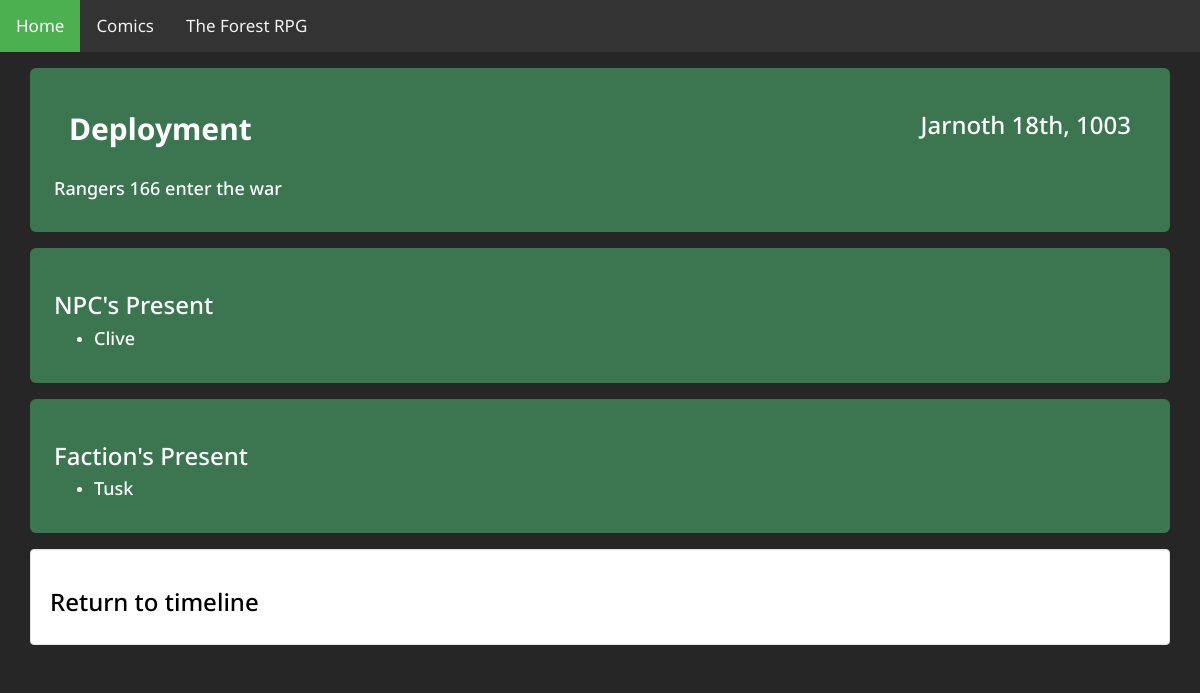
/rpg/group/3/event/3, run on the app's committed database.
### stats/models.py (models this page shows, shortened)
class Group_Event(models.Model):
	EID = models.ForeignKey(Event, on_delete=models.CASCADE)
	GID = models.ForeignKey(Group, on_delete=models.CASCADE)
	GC_DisplayOrder = models.IntegerField(default=-1)
	GC_notes = models.CharField(max_length=2000,blank=True, null=True)
	class Meta:
		unique_together = (('EID', 'GID'),)

class Event(models.Model):
	EID =  models.AutoField(primary_key=True)
	Name =  models.CharField(max_length=200)
	Details =  models.CharField(max_length=2000)
	InUniverseDate =  models.CharField(max_length=100)
	GC_date =  models.DateTimeField(default= datetime.now)
	GC_notes = models.CharField(max_length=2000,blank=True, null=True)

class NPC_Disposition(models.Model):
	NID = models.ForeignKey(NPC, on_delete=models.CASCADE)
	GID = models.ForeignKey(Group, on_delete=models.CASCADE)
	Disposition = models.IntegerField(default=0)
	Details = models.CharField(max_length=2000,blank=True, null=True)
	EmogiOverride = models.CharField(max_length=5,blank=True, null=True)
	GC_notes = models.CharField(max_length=2000,blank=True, null=True)
	class Meta:
		unique_together = ('NID', 'GID')
		verbose_name = 'NPC_Disposition'
		verbose_name_plural = 'NPC_Dispositions'

class NPC(models.Model):
	NID = models.AutoField(primary_key=True)
	Name =  models.CharField(max_length=200)
	Image  =  models.CharField(max_length=200, blank=True, null=True)
	Alive = models.BooleanField(default = True)
	Status = models.ForeignKey(Status, on_delete=models.CASCADE)
	FID = models.ForeignKey(Faction, on_delete=models.CASCADE)
	Appearance  =  models.CharField(max_length=2000)
	Details =  models.CharField(max_length=2000,blank=True, null=True)
	GC_notes = models.CharField(max_length=2000,blank=True, null=True)
	class Meta:
		verbose_name = 'NPC'
		verbose_name_plural = 'NPCs'

class Faction_Event(models.Model):
	EID = models.ForeignKey(Event, on_delete=models.CASCADE)
	FID = models.ForeignKey(Faction, on_delete=models.CASCADE)
	GC_notes = models.CharField(max_length=2000,blank=True, null=True)
	class Meta:
		unique_together = (('EID', 'FID'),)

class Faction(models.Model):
	FID = models.AutoField(primary_key=True)
	Name =  models.CharField(max_length=200)
	Image  =  models.CharField(max_length=200, blank=True, null=True)
	Details =  models.CharField(max_length=2000,blank=True, null=True)
	GC_notes = models.CharField(max_length=2000,blank=True, null=True)

### stats/views.py (the view)
# urls.py: path('group/<int:GIDin>/event/<int:EIDin>', views.EventPage, name = 'Eventpage'),
def EventPage(request, GIDin,EIDin):
	if CanViewGroup(request,GIDin):
		theGroup = get_object_or_404(Group,GID = GIDin)
		Event = get_object_or_404(Group_Event,GID = GIDin, EID = EIDin)
		NPCEvent = NPC_Event.objects.filter(EID = EIDin).order_by('NID__Name')
		NPCList = NPC_Disposition.objects.filter(GID = GIDin,NID__in = set(NPCEvent.values_list('NID', flat=True))).order_by('NID__Name')
		FactionList = Faction_Event.objects.filter(EID = EIDin).order_by('FID__Name')
		return render(request, 'stats/event.html', {'Group':theGroup,'event':Event,'NPCList':NPCList,'FactionList':FactionList})
	else:
		return HttpResponseRedirect(reverse('index'))

### stats/views.py (called while the page is built)
def CanViewGroup(request,GIDin):
	userHasGroup = False
	publicGroups = public_Group.objects.filter(GID = GIDin).first()
	if publicGroups != None:
		userHasGroup = publicGroups.IsPublic
	if not userHasGroup:
		userHasGroup = isGameCommander(request, GIDin)
	if not userHasGroup and request.user.is_authenticated:
			accessstats = Group_Access.objects.filter(PID = getPid(request), GID = GIDin).first()
			if accessstats != None:
				userHasGroup = accessstats.IsPlayer
	return userHasGroup

### stats/templates/stats/event.html (shortened to what this page needs)
{% extends 'stats/base.html' %}
{% block content %}
<div class="container-fluid">
	<div class="col-md-12">
			{% if event %}
				<div class="well-lg">
					<div class="col">
							<div class="col-md-6">
							<h2><b>{{event.EID.Name}}</b></h2>
							</div>
							<div class="col-md-6 text-right">
							<h3>{{event.EID.InUniverseDate}}</h3>
							</div>
							<p>&nbsp;</p>
							<h4>{{event.EID.Details}}</h4>
					</div>
				</div>
				{% if NPCList %}
					<div class="well-lg">
						<h3>NPC's Present</h3>
						<ul>
						{% for NPC in NPCList %}
							<li><h4>
								<a href="{% url 'NPCpage' Group.GID NPC.NID.NID %}">{{ NPC.NID.Name }}</a>
							</h4></li>
						{% endfor %}
						</ul>
					</div>
				{% endif %}
				{% if FactionList %}
					<div class="well-lg">
						<h3>Faction's Present</h3>
						<ul>
						{% for faction in FactionList %}
							<li><h4>
								<a href="{% url 'FactionPage' Group.GID faction.FID.FID %}">{{ faction.FID.Name }}</a>
							</h4></li>
						{% endfor %}
						</ul>
					</div>
				{% endif %}
			{% else %}
				<div class="well-lg"><h2>No Event Data.</p></h2></div>
			{% endif %}
			<div class="well">
				<h3 class="active"><a href="{% url 'EventTimeline' Group.GID %}">Return to timeline</a></h3>
			</div>
	</div>
</div>
{% endblock %}

### stats/templates/stats/base.html (style rules this page uses)
body { font-family: 'Noto Sans', sans-serif; background: #262626; !important; }
body a { color: White; }
.well-lg { color: ; background-color: #3b7651; //padding: 6px 8px 6px 16px; margin: 16px 0; }
.well { color: black; background-color: white; }
.well a { color: black; }

### data on the page
Group_Event: EID.Name "Deployment", EID.InUniverseDate "Jarnoth 18th, 1003", EID.Details "Rangers 166 enter the war"
NPC_Disposition: NID.Name "Clive"
Faction_Event: FID.Name "Tusk"
